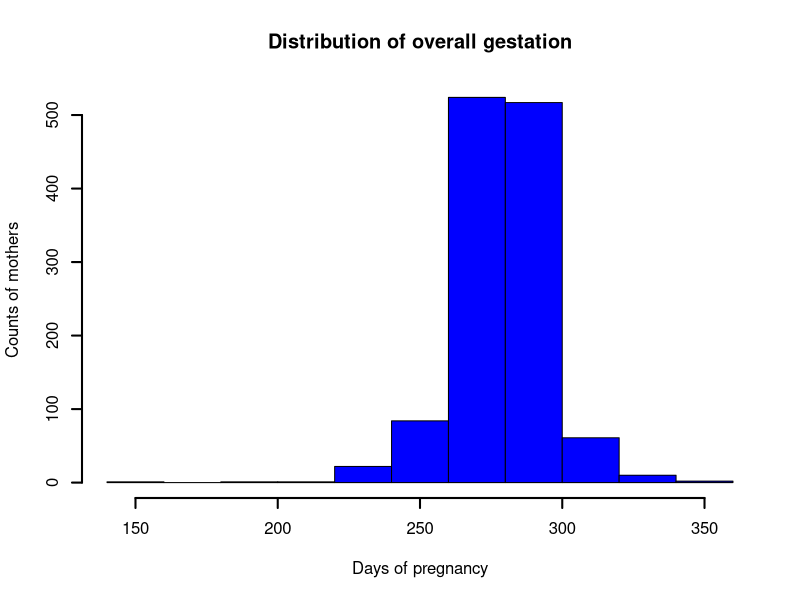
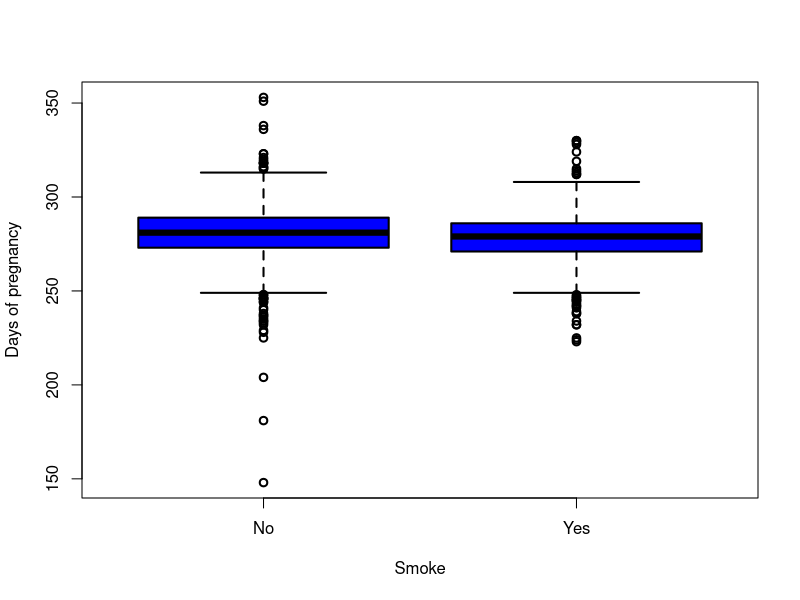
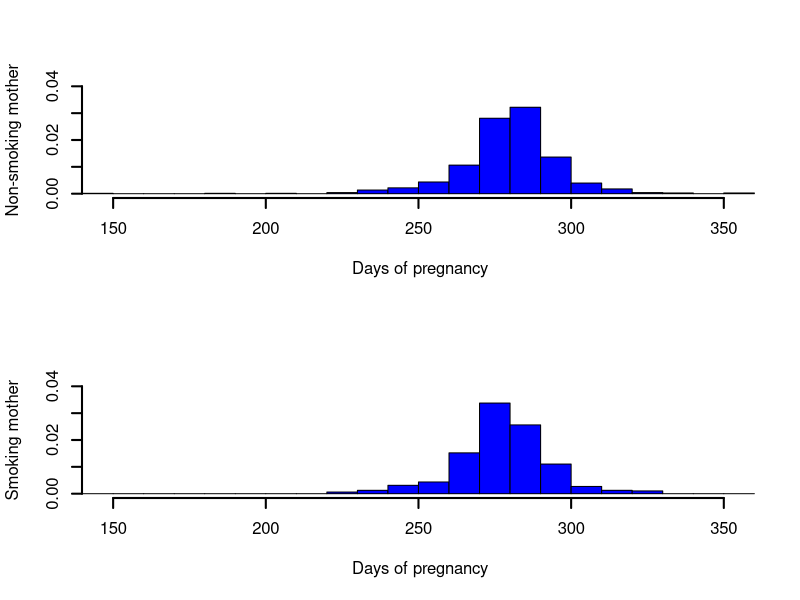
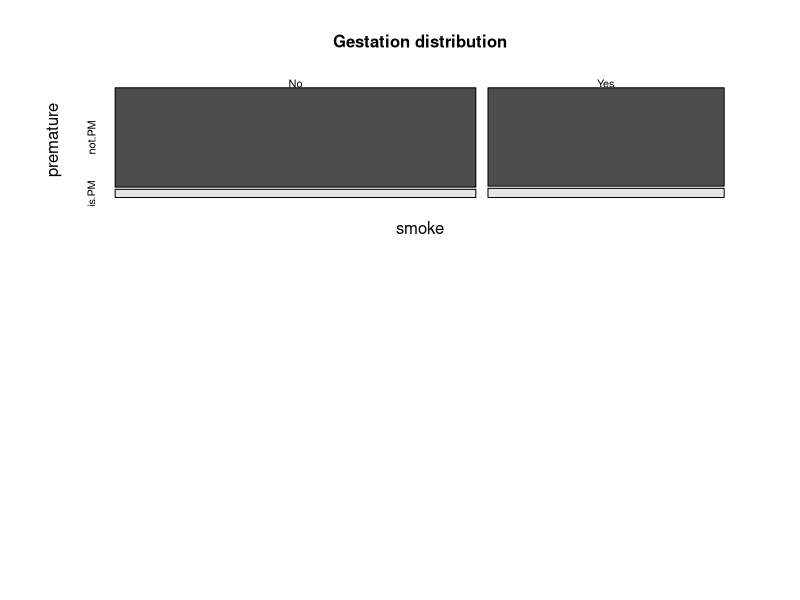

Here is the R script that generated these plots, in order: (Note: this script raises an error after producing the figures.)
#### Ying Qiao
#### SID: 21412301
#### STAT 215B, Assignment 1, 2/8/2013

rm(list=ls())

# load and pre-process data
babies <- read.table("babies.data", header=T)
head(babies)
# replace NA
babies$gestation[babies$gestation == 999] <- as.numeric("NA")
babies$age[babies$age == 99] <- as.numeric("NA")
babies$height[babies$height == 99] <- as.numeric("NA")
babies$weight[babies$weight == 999] <- as.numeric("NA")
babies$smoke[babies$smoke == 9] <- as.numeric("NA")
# categorical var
babies$parity <- factor(babies$parity)
levels(babies$parity) <- c("not.FB","is.FB") # first-born
babies$smoke <- factor(babies$smoke)
levels(babies$smoke) <- c("No","Yes") # smokes
# check initial statistics
head(babies, n = 10)

## c1.2
babies$premature <- factor(babies$gestation < 37*7)
levels(babies$premature) <- c("not.PM","is.PM") # premature factor

## c2.2
babies$f.height <- factor(babies$height > median(babies$height, na.rm=T))
levels(babies$f.height) <- c("short","tall") # height factor

## c2.3
babies$f.weight <- factor(babies$weight > median(babies$weight, na.rm=T))
levels(babies$f.weight) <- c("light","heavy") # height factor
## check
head(babies, n = 10)
hist(babies$gestation,col="blue",lwd=2, main="Distribution of overall gestation",xlab="Days of pregnancy",ylab="Counts of mothers")


#### Claim 1: gestation ~ smoke
## 1. graphical comparison: smoke vs. non-smoke
attach(babies)
xlim=range(gestation, na.rm=T); ylim=c(0,0.04);
lwd=2;col="blue"; xlab="Days of pregnancy"; breaks=seq(140,360,10)
#boxplot
boxplot(gestation~smoke, data=babies, col=col,lwd=lwd, xlab="Smoke", ylab=xlab)
#histogram
par(mfrow=c(2,1),cex.main= 1)
hist(gestation[smoke == "No"],breaks=breaks,freq=F, xlim=xlim,ylim=ylim, col=col,lwd=lwd,main="",xlab=xlab,ylab="Non-smoking mother")
hist(gestation[smoke == "Yes"],breaks=breaks,freq=F, xlim=xlim,ylim=ylim, col=col,lwd=lwd,main="",xlab=xlab,ylab="Smoking mother")

## 2. tabular comparison
tb.PS <- table(premature, smoke)
ftable(tb.PS)

## 3. visualization of 2.
require(stats)
mosaicplot(smoke ~ premature, data=babies, main = "Gestation distribution", color = TRUE)

## 4. hypothesis test:
## H0: smoking and non-smoking mothers have the same rate of premature delivery
chisq.test(tb.PS)
fisher.test(tb.PS)

## 5. hypothesis test:
## H0: smoking and non-smoking mothers have the same overall average gestation time
## HA: smoking mothers have shorter overall average gestation time
t.test(gestation ~ smoke, alternative = "less")
wilcox.test(gestation ~ smoke, alternative = "less")

## 6. other support for claim 1





#### Claim 2: bwt ~ smoke (stronger covariate)
## 1. bwt difference ~ smoke/first-born
## assume bwt i.i.d, initial obervation
t.test(bwt ~ smoke)
t.test(bwt ~ parity)
t.test(bwt ~ f.height)
t.test(bwt ~ f.weight)

## H0: the difference in the average bwt between smoking/non-smoking mothers is the same as that between firt-borns/non-first-borns
dA = mean(bwt[smoke=="No"], na.rm=T) - mean(bwt[smoke=="Yes"], na.rm=T)
dB = mean(bwt[parity=="not.FB"], na.rm=T) - mean(bwt[parity=="is.FB"], na.rm=T)
var.dA = var(bwt[smoke=="No"], na.rm=T) + var(bwt[smoke=="Yes"], na.rm=T)
var.dB = var(bwt[parity=="not.FB"], na.rm=T) + var(bwt[parity=="is.FB"], na.rm=T)
cov.dAdB = sum(var(bwt[smoke=="No" && parity=="not.FB"], na.rm=T), var(bwt[smoke=="No" && parity=="is.FB"], na.rm=T),
               var(bwt[smoke=="Yes" && parity=="not.FB"], na.rm=T), var(bwt[smoke=="Yes" && parity=="is.FB"], na.rm=T), na.rm=T)
se.dAdB = sqrt(var.dA + var.dB - 2*cov.dAdB)

wald.test1 <- (abs(dA)-abs(dB))/se.dAdB
p.1 <- pnorm(wald.test1, lower.tail=F)

## 2. bwt difference ~ smoke/height
## H0: the difference in the average bwt between smoking/non-smoking mothers is the same as that between tall/short
dA = mean(bwt[smoke=="No"], na.rm=T) - mean(bwt[smoke=="Yes"], na.rm=T)
dB = mean(bwt[f.height=="short"], na.rm=T) - mean(bwt[f.height=="tall"], na.rm=T)
var.dA = var(bwt[smoke=="No"], na.rm=T) + var(bwt[smoke=="Yes"], na.rm=T)
var.dB = var(bwt[f.height=="short"], na.rm=T) + var(bwt[f.height=="tall"], na.rm=T)
cov.dAdB = sum(var(bwt[smoke=="No" && f.height=="short"], na.rm=T), var(bwt[smoke=="No" && f.height=="tall"], na.rm=T),
               var(bwt[smoke=="Yes" && f.height=="short"], na.rm=T), var(bwt[smoke=="Yes" && f.height=="tall"], na.rm=T), na.rm=T)
se.dAdB = sqrt(var.dA + var.dB - 2*cov.dAdB)

wald.test2 <- (abs(dA)-abs(dB))/se.dAdB
p.2 <- pnorm(wald.test2, lower.tail=F) 

## 3. bwt difference ~ smoke/weight
## H0: the difference in the average bwt between smoking/non-smoking mothers is the same as that between light/heavy
dA = mean(bwt[smoke=="No"], na.rm=T) - mean(bwt[smoke=="Yes"], na.rm=T)
dB = mean(bwt[f.weight=="light"], na.rm=T) - mean(bwt[f.weight=="heavy"], na.rm=T)
var.dA = var(bwt[smoke=="No"], na.rm=T) + var(bwt[smoke=="Yes"], na.rm=T)
var.dB = var(bwt[f.weight=="light"], na.rm=T) + var(bwt[f.weight=="heavy"], na.rm=T)
cov.dAdB = sum(var(bwt[smoke=="No" && f.weight=="light"], na.rm=T), var(bwt[smoke=="No" && f.weight=="heavy"], na.rm=T),
               var(bwt[smoke=="Yes" && f.weight=="light"], na.rm=T), var(bwt[smoke=="Yes" && f.weight=="heavy"], na.rm=T), na.rm=T)
se.dAdB = sqrt(var.dA + var.dB - 2*cov.dAdB)

wald.test3 <- (abs(dA)-abs(dB))/se.dAdB
p.3 <- pnorm(wald.test3, lower.tail=F) 


## 4. visual comparisons
par(mfrow=c(2,2),cex.main= 1)
ylab="Birth weight";ylim=range(bwt,na.rm=T)
boxplot(bwt~smoke, data=babies, ylim=ylim, col=col,lwd=lwd, xlab="Smoke", ylab=ylab)
boxplot(bwt~parity, data=babies, ylim=ylim, col=col,lwd=lwd, xlab="First-born", ylab=ylab)
boxplot(bwt~f.height, data=babies, ylim=ylim, col=col,lwd=lwd, xlab="Height", ylab=ylab)
boxplot(bwt~f.weight, data=babies, ylim=ylim, col=col,lwd=lwd, xlab="Weight", ylab=ylab)


## 5. LS (without smoking)
fit1 = lm(bwt ~ height + weight + parity, na.action= na.exclude)
# check the fit
par(mfrow=c(1,2),cex.main= 1)
# Residual-plot, important tool in checking assumptions of model.
plot(fitted(fit1), resid(fit1), type="p", col=col, lwd=lwd, xlab="Fitted values of Model 1", ylab="Residuals of Model 1", main="Fitting check")
# Normality-assumption of residuals reasonable?
lim=max(resid(fit1), na.rm=T)
hist(resid(fit1),breaks=20,freq=F,xlim=c(-lim,lim),ylim=c(0,0.025), col=col,lwd=lwd,main="Normality check",xlab="Residual values of Model 1",ylab="Density")


## 6. LS (with smoking)
fit2 = lm(bwt ~ height + weight + parity + smoke, na.action= na.exclude)

summary(fit1)
summary(fit2)

anova(fit1)
anova(fit2)

## 7. multivariate vs. univariate


## 8. other statistics


## (extra) 9. ggplot2


detach(babies)









